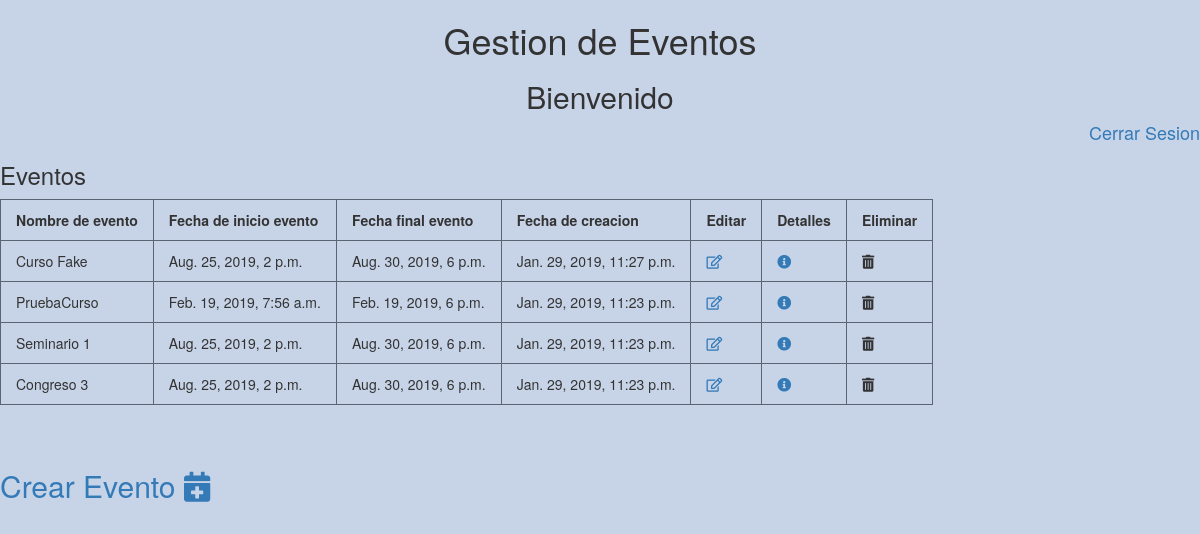
Page /index/ (signed in) on the committed database.
### eventos/models.py (models this page shows)
class Event(models.Model):
    person = models.ForeignKey(User, on_delete=models.CASCADE, related_name="User")
    name = models.CharField(max_length=200)
    category=models.ForeignKey(Category, on_delete=models.CASCADE)
    place= models.CharField(max_length=200)
    address= models.CharField(max_length=200)
    creation_date=models.DateTimeField(default=timezone.now)
    start_date=models.DateTimeField()
    finish_date=models.DateTimeField()
    type=models.ForeignKey(Type, on_delete=models.CASCADE)

### eventos/views.py (the view)
# urls.py: url(r'^index/', views.index),
def index(request):
    events=[]
    _userID=request.session.get("user",0)
    if(_userID == 0):
        sesion=False
    else:
        sesion=True
        events = models.Event.objects.filter(person__id=_userID).order_by("-creation_date")
    context={"sesion":sesion, "events":events}
    return render(request,"index.html",context)

### eventos/templates/index.html (shortened to what this page needs)
<!DOCTYPE html>
<html lang="en" xmlns="http://www.w3.org/1999/html">
{% load static %}
<head>
    <link rel="stylesheet" href="https://use.fontawesome.com/releases/v5.6.3/css/all.css">
    <link rel="stylesheet" href="https://maxcdn.bootstrapcdn.com/bootstrap/3.3.5/css/bootstrap.min.css">
    <link rel="stylesheet" href="https://maxcdn.bootstrapcdn.com/bootstrap/3.3.5/css/bootstrap-theme.min.css">
    <link rel="stylesheet" href="https://cdnjs.cloudflare.com/ajax/libs/bootstrap-datetimepicker/4.17.37/css/bootstrap-datetimepicker.min.css" />
    <link rel="stylesheet" href="{% static "/css/main.css"%}">
</head>
<body>
<h1 style="text-align : center;">Gestion de Eventos</h1>
  {% if sesion %}
    <h2 style="text-align : center;">Bienvenido {{event.person.email}}</h2> <h4 style="text-align: Right"><a href="" id="logoutLink">Cerrar Sesion</a> </h4>
    <h3>Eventos </h3>
      <table>
          <thead>
            <tr>
                <th scope="col">Nombre de evento</th>
                <th scope="col">Fecha de inicio evento</th>
                <th scope="col">Fecha final evento</th>
                <th scope="col">Fecha de creacion</th>
                <th scope="col">Editar</th>
                <th scope="col">Detalles</th>
                <th scope="col">Eliminar</th>
            </tr>
          </thead>
          <tbody>
            {%for evento in events.all %}
            <tr>
                <td > {{ evento.name }} </td>
                <td > {{ evento.start_date }} </td>
                <td > {{ evento.finish_date }} </td>
                <td > {{ evento.creation_date }} </td>
                <td > <a href="/update/{{evento.id}}"><i class="far fa-edit"></i></a> </td>
                <td > <a href="/details/{{evento.id}}"><i class="fas fa-info-circle"></i></a> </td>
                <td > <div class="delete" todelete="{{evento.id}}"><i class="fas fa-trash-alt"></i></div></td>
            </tr>
            {% endfor %}
          </tbody>
      </table>
      <br><br><br>
      <a href="/create/" style="font-size: 30px; text-decoration: none">Crear Evento  <i class="fas fa-calendar-plus"></i></a>
  {% endif %}
</body>
</html>

### static/css/main.css (style rules this page uses)
body { background-color: #c7d4e8; }
table { border-collapse: collapse; }
th, td { border: 1px solid #5b6472; padding: 10px 15px; }

### rows in the picture
Event: name "Curso Fake", start_date "Aug. 25, 2019, 2 p.m.", finish_date "Aug. 30, 2019, 6 p.m.", creation_date "Jan. 29, 2019, 11:27 p.m."
Event: name "PruebaCurso", start_date "Feb. 19, 2019, 7:56 a.m.", finish_date "Feb. 19, 2019, 6 p.m.", creation_date "Jan. 29, 2019, 11:23 p.m."
Event: name "Seminario 1", start_date "Aug. 25, 2019, 2 p.m.", finish_date "Aug. 30, 2019, 6 p.m.", creation_date "Jan. 29, 2019, 11:23 p.m."
Event: name "Congreso 3", start_date "Aug. 25, 2019, 2 p.m.", finish_date "Aug. 30, 2019, 6 p.m.", creation_date "Jan. 29, 2019, 11:23 p.m."
